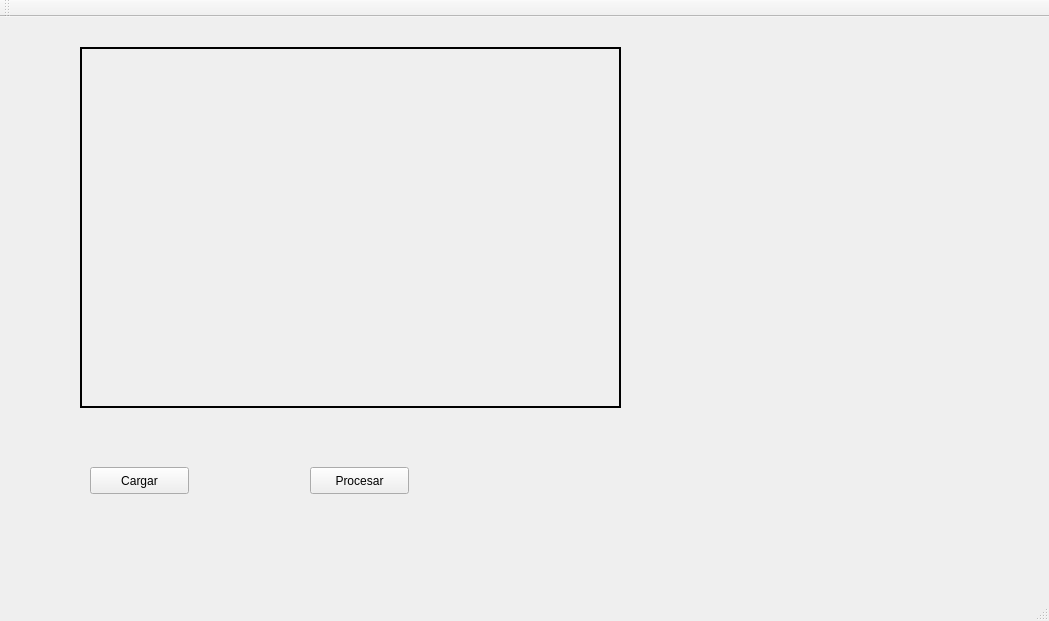
<?xml version="1.0" encoding="UTF-8"?>
<ui version="4.0">
 <class>Algas</class>
 <widget class="QMainWindow" name="Algas">
  <property name="geometry">
   <rect>
    <x>0</x>
    <y>0</y>
    <width>1049</width>
    <height>621</height>
   </rect>
  </property>
  <property name="windowTitle">
   <string>Algas</string>
  </property>
  <widget class="QWidget" name="centralWidget">
   <widget class="QLabel" name="label">
    <property name="geometry">
     <rect>
      <x>80</x>
      <y>30</y>
      <width>541</width>
      <height>361</height>
     </rect>
    </property>
    <property name="frameShape">
     <enum>QFrame::WinPanel</enum>
    </property>
    <property name="text">
     <string/>
    </property>
    <property name="scaledContents">
     <bool>true</bool>
    </property>
   </widget>
   <widget class="QPushButton" name="pushButton">
    <property name="geometry">
     <rect>
      <x>90</x>
      <y>450</y>
      <width>99</width>
      <height>27</height>
     </rect>
    </property>
    <property name="text">
     <string>Cargar</string>
    </property>
   </widget>
   <widget class="QPushButton" name="pushButton_2">
    <property name="geometry">
     <rect>
      <x>310</x>
      <y>450</y>
      <width>99</width>
      <height>27</height>
     </rect>
    </property>
    <property name="text">
     <string>Procesar</string>
    </property>
   </widget>
  </widget>
  <widget class="QMenuBar" name="menuBar">
   <property name="geometry">
    <rect>
     <x>0</x>
     <y>0</y>
     <width>1049</width>
     <height>25</height>
    </rect>
   </property>
  </widget>
  <widget class="QToolBar" name="mainToolBar">
   <attribute name="toolBarArea">
    <enum>TopToolBarArea</enum>
   </attribute>
   <attribute name="toolBarBreak">
    <bool>false</bool>
   </attribute>
  </widget>
  <widget class="QStatusBar" name="statusBar"/>
 </widget>
 <layoutdefault spacing="6" margin="11"/>
 <resources/>
 <connections/>
</ui>
